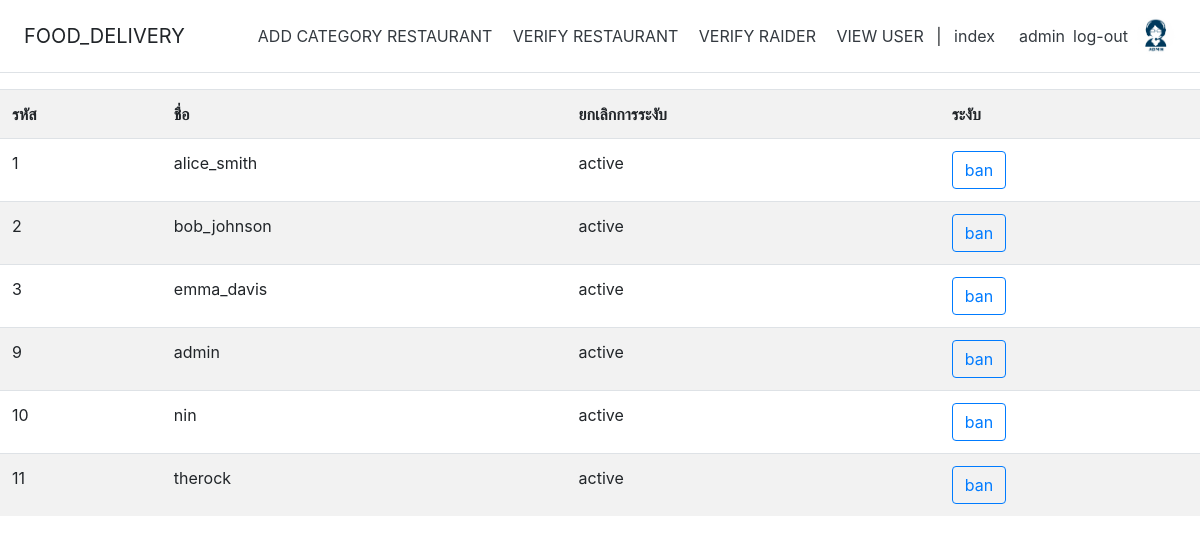
Page /admin/view_u.php (signed in) on the committed database.
### tables this page shows
CREATE TABLE `users` (
  `user_id` int(11) NOT NULL,
  `user_name` varchar(255) DEFAULT NULL,
  `user_password` varchar(255) DEFAULT NULL,
  `user_ad` text DEFAULT NULL,
  `user_level` enum('admin','user') DEFAULT 'user',
  `user_status` int(11) DEFAULT 1,
  `user_image` varchar(255) DEFAULT 'df.png',
  `raider` int(11) DEFAULT 0,
  `restaurant` int(11) DEFAULT 0,
  `cr_id` int(11) DEFAULT 0
);

### admin/view_u.php (the view, shortened to what this page needs)
<?php require_once("../Condb.php");
?>
<!DOCTYPE html>
<html lang="en">
<head>
    <link rel="stylesheet" href="../Bootstrap/dist/css/bootstrap.min.css">
</head>
<body>
    <?php require_once("menu.php")?>
     <div class="main">
    <table class="table table-striped">
                  <tr>
                        <th>รหัส</th>
                        <th>ชื่อ</th>
                        <th>ยกเลิกการระงับ</th>
                        <th>ระงับ</th>
                  </tr>
                  <?php
               $sql = "SELECT * FROM users";
                  $result = $conn->query($sql);
                  while ($rs = $result->fetch_array()) {
                        $un = $rs['user_name'];
                        $uid = $rs['user_id'];
                        $ust = $rs['user_status'];
                        ?>
                        <tr>
                            <td>
                                <?= $uid ?>
                              </td>
                              <td>
                                <?= $un ?>
                              </td>
                              <td>
                                <?php if($ust==0){?>
                                <a href="view_u.php?uid=<?=$uid?>" class='btn btn-outline-primary me-2'>unban</a>
                                <?php }elseif($ust=1){
                                  echo "active";
                                }
                                ?>
                            </td>
                            <td>
                                <a name="BAN"  href="view_u.php?did=<?=$uid?>" class='btn btn-outline-primary me-2'>ban</a>
                            </td>
                        </tr>
                        <?php
                  }
                  ?>
            </table>
    </div>
   <script src="../Bootstrap/dist/js/bootstrap.min.js"></script></body>
</html>

### rows in the picture
users: user_id "1", user_name "alice_smith", user_status "active"
users: user_id "2", user_name "bob_johnson", user_status "active"
users: user_id "3", user_name "emma_davis", user_status "active"
users: user_id "9", user_name "admin", user_status "active"
users: user_id "10", user_name "nin", user_status "active"
users: user_id "11", user_name "therock", user_status "active"
